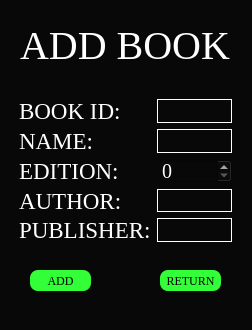
<?xml version="1.0" encoding="UTF-8"?>
<ui version="4.0">
 <class>Add_Book</class>
 <widget class="QMainWindow" name="Add_Book">
  <property name="geometry">
   <rect>
    <x>0</x>
    <y>0</y>
    <width>252</width>
    <height>330</height>
   </rect>
  </property>
  <property name="windowTitle">
   <string>MainWindow</string>
  </property>
  <property name="styleSheet">
   <string notr="true">background-color: rgb(8, 8, 8);
font-family: Times New Roman;
COLOR: WHITE

</string>
  </property>
  <widget class="QWidget" name="centralwidget">
   <widget class="QFrame" name="formFrame">
    <property name="geometry">
     <rect>
      <x>10</x>
      <y>90</y>
      <width>231</width>
      <height>161</height>
     </rect>
    </property>
    <property name="font">
     <font>
      <family>Times New Roman</family>
      <pointsize>15</pointsize>
     </font>
    </property>
    <layout class="QFormLayout" name="formLayout">
     <item row="0" column="0">
      <widget class="QLabel" name="bookIdLabel">
       <property name="font">
        <font>
         <family>Times New Roman</family>
         <pointsize>17</pointsize>
        </font>
       </property>
       <property name="text">
        <string>BOOK ID: </string>
       </property>
      </widget>
     </item>
     <item row="0" column="1">
      <widget class="QLineEdit" name="txtbookid">
       <property name="font">
        <font>
         <family>Times New Roman</family>
         <pointsize>15</pointsize>
        </font>
       </property>
       <property name="styleSheet">
        <string notr="true">QLineEdit{
	border: 1px solid white;

}</string>
       </property>
      </widget>
     </item>
     <item row="1" column="0">
      <widget class="QLabel" name="nAMELabel">
       <property name="font">
        <font>
         <family>Times New Roman</family>
         <pointsize>17</pointsize>
        </font>
       </property>
       <property name="text">
        <string>NAME:</string>
       </property>
      </widget>
     </item>
     <item row="1" column="1">
      <widget class="QLineEdit" name="txtbookname">
       <property name="font">
        <font>
         <family>Times New Roman</family>
         <pointsize>15</pointsize>
        </font>
       </property>
       <property name="styleSheet">
        <string notr="true">QLineEdit{
	border: 1px solid white;

}</string>
       </property>
      </widget>
     </item>
     <item row="2" column="0">
      <widget class="QLabel" name="eDITIONLabel">
       <property name="font">
        <font>
         <family>Times New Roman</family>
         <pointsize>17</pointsize>
        </font>
       </property>
       <property name="text">
        <string>EDITION:</string>
       </property>
      </widget>
     </item>
     <item row="2" column="1">
      <widget class="QSpinBox" name="txtedition">
       <property name="font">
        <font>
         <family>Times New Roman</family>
         <pointsize>15</pointsize>
        </font>
       </property>
      </widget>
     </item>
     <item row="3" column="0">
      <widget class="QLabel" name="aUTHORLabel">
       <property name="font">
        <font>
         <family>Times New Roman</family>
         <pointsize>17</pointsize>
        </font>
       </property>
       <property name="text">
        <string>AUTHOR:</string>
       </property>
      </widget>
     </item>
     <item row="3" column="1">
      <widget class="QLineEdit" name="txtauthor">
       <property name="font">
        <font>
         <family>Times New Roman</family>
         <pointsize>15</pointsize>
        </font>
       </property>
       <property name="styleSheet">
        <string notr="true">QLineEdit{
	border: 1px solid white;

}</string>
       </property>
      </widget>
     </item>
     <item row="4" column="0">
      <widget class="QLabel" name="pUBLISHERLabel">
       <property name="font">
        <font>
         <family>Times New Roman</family>
         <pointsize>17</pointsize>
        </font>
       </property>
       <property name="text">
        <string>PUBLISHER:</string>
       </property>
      </widget>
     </item>
     <item row="4" column="1">
      <widget class="QLineEdit" name="txtpublisher">
       <property name="font">
        <font>
         <family>Times New Roman</family>
         <pointsize>15</pointsize>
        </font>
       </property>
       <property name="styleSheet">
        <string notr="true">QLineEdit{
	border: 1px solid white;

}</string>
       </property>
      </widget>
     </item>
    </layout>
   </widget>
   <widget class="QLabel" name="label">
    <property name="geometry">
     <rect>
      <x>20</x>
      <y>20</y>
      <width>221</width>
      <height>51</height>
     </rect>
    </property>
    <property name="font">
     <font>
      <family>Times New Roman</family>
      <pointsize>30</pointsize>
     </font>
    </property>
    <property name="text">
     <string>ADD BOOK</string>
    </property>
   </widget>
   <widget class="QToolButton" name="btn_add">
    <property name="geometry">
     <rect>
      <x>30</x>
      <y>270</y>
      <width>61</width>
      <height>21</height>
     </rect>
    </property>
    <property name="styleSheet">
     <string notr="true">QToolButton { 
	background-color: #33ff39;
	border: 2px;
	border-radius: 8px;
	FONT: 12PX;
	COLOR: BLACK;

					
 }

QToolButton:pressed {
    background-color: qlineargradient(x1: 0, y1: 0, x2: 0, y2: 1,
                                      stop: 0 #dadbde, stop: 1 #f6f7fa);}</string>
    </property>
    <property name="text">
     <string>ADD</string>
    </property>
   </widget>
   <widget class="QToolButton" name="btn_return">
    <property name="geometry">
     <rect>
      <x>160</x>
      <y>270</y>
      <width>61</width>
      <height>21</height>
     </rect>
    </property>
    <property name="styleSheet">
     <string notr="true">QToolButton { 
	background-color: #33ff39;
	border: 2px;
	border-radius: 8px;
	FONT: 12PX;
	COLOR: BLACK;

					
 }

QToolButton:pressed {
    background-color: qlineargradient(x1: 0, y1: 0, x2: 0, y2: 1,
                                      stop: 0 #dadbde, stop: 1 #f6f7fa);}</string>
    </property>
    <property name="text">
     <string>RETURN</string>
    </property>
   </widget>
  </widget>
 </widget>
 <resources/>
 <connections/>
</ui>
